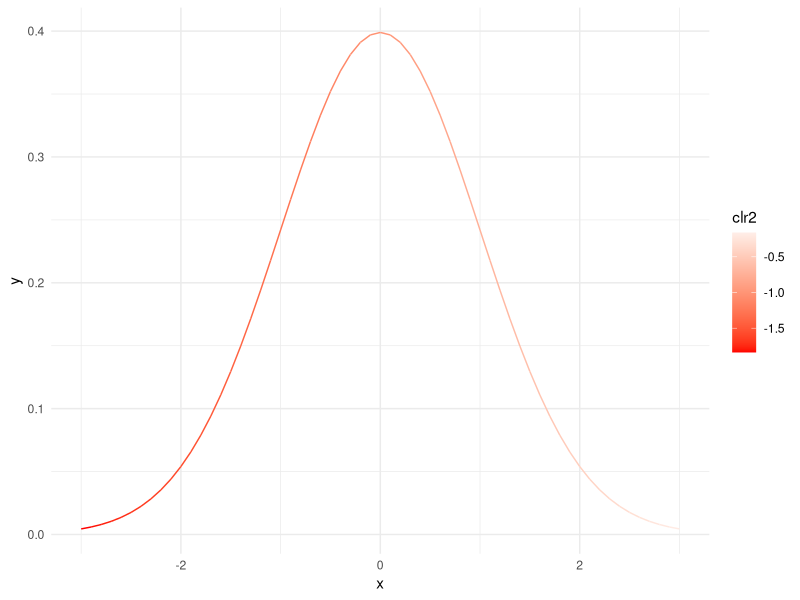
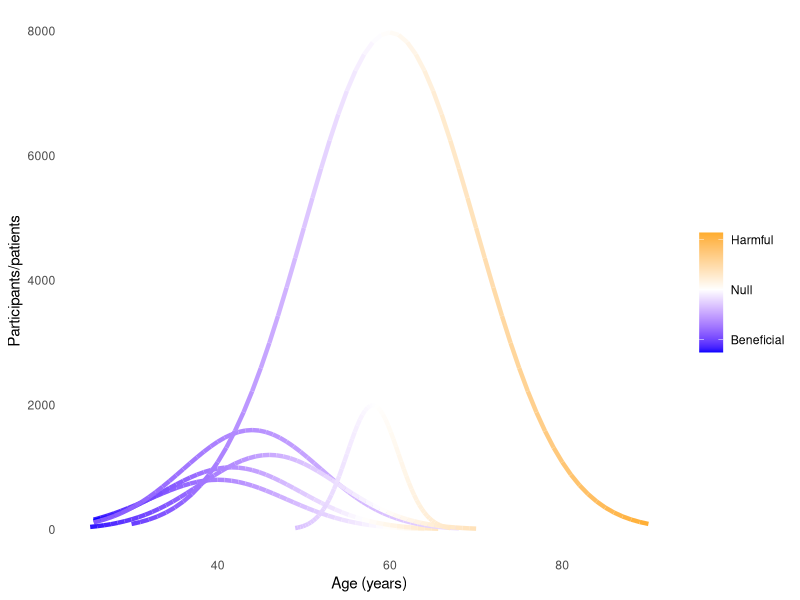
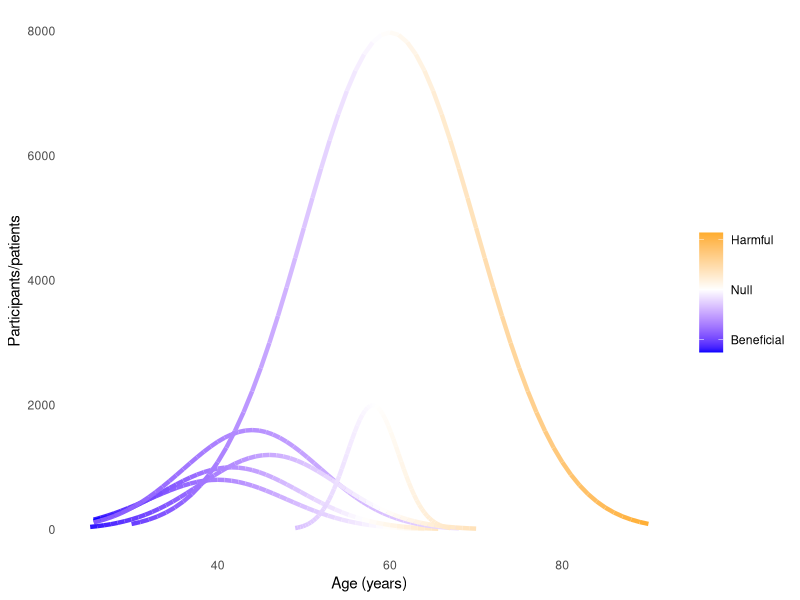

The R script that drew these images, in order:
library(tidyverse)
set.seed(1234)
MakeDf <- function(m, s, lo, hi){
  a <- seq(-3, 3, 0.1)
  b <- dnorm(a)
  ## transform
  a <- a*s
  a <- a + m
  mydf <- tibble(x = a, y = b)
  mydf <- mydf %>% 
    mutate(clr = seq(from = lo, to = hi, length.out = length(x)))
  mydf
}


mydf <- MakeDf(0, 1, -1, 0.1)

## I think that we want to model an interaction
MyInter <- function(x, multiple = 0.4) {
  -1 + x * (multiple + rnorm(1, mean = 0, sd = 0.1))
}
mydf <- mydf %>% 
  mutate(clr2 = MyInter(x))
mydf$clr %>% range
mydf$clr2 %>% range
a <- ggplot(mydf, aes(x = x, y = y, colour = clr2)) +
  geom_line() +
  scale_color_gradient2(midpoint = 0, low = "red", high = "blue") +
  theme_minimal()
a

# mydf1 <- mydf %>% 
#   mutate(x = x,
#          y = y * 0.2,
#          clr2 = MyInter(x))
# mydf2 <- mydf %>% 
#   mutate(x = x + 1,
#          y = y * 0.5,
#          clr2 = MyInter(x))

fivetrials <- pmap(list(
  c(0, 0.2, 0.5, 0.75, 6),
  c(0.2, 0.25, 0.4, 0.3, 0.5),
  c(0.8, 0.8, 0.8, 0.8, 0.3)), function(xs, ys, ss) {
                     mydf %>% 
                       mutate(x = x + xs,
                              y = y * ys,
                              x = x*ss,
                              clr2 = MyInter(x, 0.5))
                   })

names(fivetrials) <- seq_along(fivetrials)
fivetrials <- bind_rows(fivetrials, .id = "dataset") %>% 
  mutate(dataset = as.integer(dataset))
obs <- mydf %>% 
  mutate(x = x + 2,
         y = y * 2,
         clr2 = MyInter(x, multiple = 0.6),
         dataset = max(fivetrials$dataset) + 1)

tot <- bind_rows(fivetrials,
                 obs) 

## converting between scales for plots
there <- function(x) x*10 + 40
back <- function(x) (x-40) / 10
tot <- tot %>% 
  filter(there(x) >= 25)
a <- ggplot(tot, aes(x = x, y = y, colour = clr2, group = dataset)) +
  geom_line(linewidth = 1.5) +
  scale_color_gradient2("",
                        midpoint = 0, low = "blue", high = "orange",
                        # guide = NULL,
                        breaks = c(-1.5, 0, 1.5),   # Define where labels go
                        labels = c("Beneficial", "Null", "Harmful")) +
  theme_minimal() +
  theme(panel.grid = element_blank()) +
  # facet_wrap(~type, ncol = 1) +
  scale_y_continuous("Participants/patients", labels = function(x) round(10000*x)) +
  scale_x_continuous("Age (years)", labels = there) 
a
png("quickplot.png")
a
dev.off()
